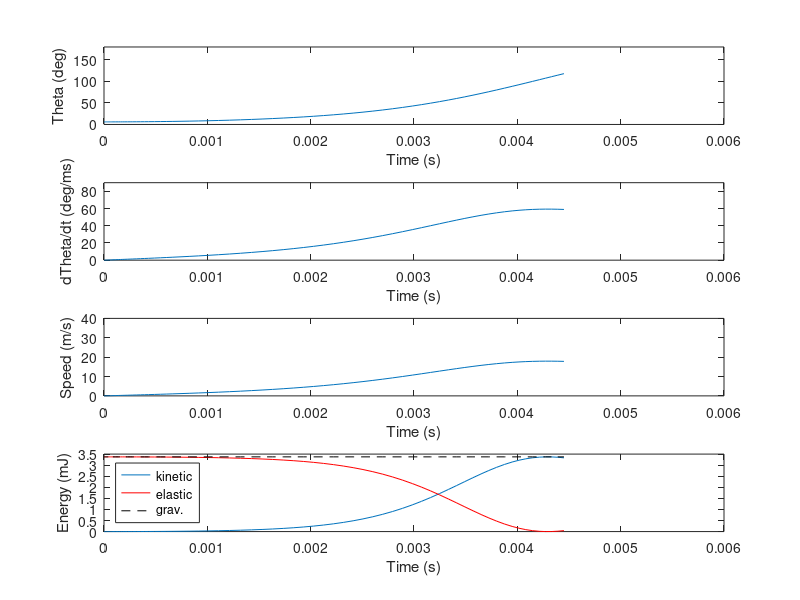

Source code (MATLAB):
function [d,p] = locust_model(p,visData,visAnimate)
% Numerical solutions to locust leg kicking model
% The angular position of the lever, theta, equals zero at rest
%
% Parmeter values ('leg' = tibia + tarsus)
%   leg mass = 24e-6 (Bennet-Clark, 1975)
%   leg diameter = 1.18e-3; (Bennet-Clark, 1975)
%   leg length = 30e-3; (Bennet-Clark, 1975)
%   k spring (estimate) = 1.2e4; (Bennet-Clark, 1975)
%   Shortening length = 1.02e-3; (Bennet-Clark, 1975)
%   In-lever length = 0.76e-3 (Heitler, 1974)
%   Initial angle btwn tendon & leg = 6 deg (Heitler, 1974)

if nargin < 2
    visData    = 1;
end

if nargin < 3
    visAnimate = 0;
end


%% Default parameters

if nargin < 1
    
    % Mass (kg)
    p.m = 21e-6;
    
    % Spring stiffness (N/m)
    p.k = 0.3e4;
    
    % Spring stretch -- initial spring length beyond resting length (m)
    p.L_s = 1.5e-3; % Makes and averge kick with  p.k = 0.3e4;
    %p.L_s = 0.97e-3; % Makes an 'average' kick with k = 0.73e4;
    %p.L_s = 1.2e-3; % Makes a 3 ms kick with k = 2e4
    
    % Distance btwn spring insertion and pivot (m)
    p.hIn = 1.50*0.76e-3;
    
    % Diameter of leg (m)
    p.leg_dia = 1.18e-3;
    
    % Length of leg (m)
    p.leg_len = 30e-3;
    
    % Initial angle of lever system (rad)
    p.theta0 = 6/180*pi;
    
    % Acceleration of gravity (m/s^2)
    p.g = 0*9.81;
    
    % Density of air (kg m^-3)
    p.rho = 0*1.2;
    
    % Dynamic viscosity of air (Pa s)
    p.mu = 1.845e-5;
    
    % Drag coefficient for a cylinder (dimensionless)
    p.Cd = 1.2;
    
    % Max excursion of theta (rad)
    p.max_theta = 200/180*pi;
end


%% Calculated parameters

% Position of base of spring
%p.pSpring = [p.hIn.*cos(p.theta0)-p.L_s p.hIn.*sin(p.theta0)];
%p.pSpring = [0 p.hIn.*sin(p.theta0)];


p.xJoint = p.L_s-p.hIn.*cos(p.theta0);

% Moment of inertia (kg m^2)
%p.I = (p.m/12) * (p.leg_len^2 + p.leg_dia^2);
p.I = (p.m/3) * (p.leg_len^2);

% Moment of water inertia (kg m^2)
p.I_water = pi/3 * p.rho * (p.leg_dia/2)^2 * p.leg_len^3;

% Length of out-lever (m)
p.hOut = sqrt(p.I/p.m);

% Drag product
p.drag_prod = (pi/4) * p.Cd * p.rho * (p.leg_dia/2) * p.leg_len^4;


%p.hOut
p.hIn/p.hOut

%% Non-dimensionalize parameters

% Constant to non-dimensionalize time
t_const = 1/sqrt(p.k/p.m);

% Specify global parameters that factor into governing equation
global I I_water hIn hOut k xJoint g drag_prod m leg_len max_theta

% Non-dimensionalize parameter values
m         = p.m/p.m;
I         = p.I/p.m/(p.hIn+p.hOut)^2;
I_water   = p.I_water/p.m/(p.hIn+p.hOut)^2;
drag_prod = p.drag_prod/p.m/(p.hIn+p.hOut)^2;
k         = p.k/p.m*t_const^2;
hIn       = p.hIn/(p.hIn+p.hOut);
hOut      = p.hOut/(p.hIn+p.hOut);
xJoint    = p.xJoint/(p.hIn+p.hOut);
g         = p.g/(p.hIn+p.hOut)*t_const^2;
leg_len   = p.leg_len/(p.hIn+p.hOut);
max_theta = p.max_theta;


%% Simulation parameters

tspan      = [0 100*10^-3]./t_const;
init_vals  = [p.theta0; 0];
options    = odeset('Events',@evnts,'RelTol',1e-7);


%% Run simulation 

[t,X] = ode45(@gov_eqn,tspan,init_vals,options);

theta  = X(:,1);
Dtheta = X(:,2);


% Clear variables
clear X m k L_r hIn hOut pSpring

% Add dimensions
Dtheta = Dtheta ./ t_const;
t      = t .* t_const;

% Make sure sim ran for long enough
if t(end)==tspan(2)
    error('Evaluation time not set long enough')
end 

% Position of intersection of spring and lever
pIn  = [ p.xJoint+p.hIn*cos(theta)   p.hIn*sin(theta)];

% Position of center of intertia
pOut = [ p.xJoint-p.hOut*cos(theta)   -p.hOut*sin(theta)];

% Position of center of mass
pCOM = [ p.xJoint-p.leg_len/2*cos(theta) -p.leg_len/2*sin(theta)];

% Length of spring
%L  = pIn(:,1)-p.xSpring;
L = p.xJoint + p.hIn*cos(theta);

% Kinetic energy
E_kinetic = 0.5*(p.I+p.I_water).*Dtheta.^2;

% Elastic energy
E_potential = 0.5.*p.k.*L.^2;

% Gravitational potential energy
E_g = p.g*p.m.*(pCOM(:,2)-min(pCOM(:,2)));
tau_g = cross([pCOM zeros(length(pCOM),1)],...
        [zeros(length(pCOM),1) -p.m*p.g.*ones(length(pCOM),1) zeros(length(pCOM),1)]);
%E_g   = cumtrapz(abs(theta(1)-theta),abs(tau_g(:,3)));

% Drag torque
tau_drag = -p.drag_prod .* Dtheta .* abs(Dtheta);

% Drag energy
E_drag = cumtrapz([0; cumsum(abs(diff(theta(1)-theta)))],abs(tau_drag));

% Total energy
E_tot = E_kinetic + E_potential + E_g + E_drag;

% Re
Re = p.rho * p.leg_dia .* Dtheta .* p.leg_len ./ p.mu;

% Effective mechanical advantage
EMA = sin(theta).*(p.hIn/p.hOut);

% Velocity of center of inertia
v = Dtheta.*p.hOut;

clear t_const

if visData
    disp(' ')
    disp(['max rotation = ' num2str(max(Dtheta).*180/pi/1000) ' deg/ms'])
    disp(' ')
    % disp(' ')
    % disp(['vmax = ' num2str(max(v))])
    % disp(['Prediction = ' num2str(sqrt(p.k/p.m)*p.L_s)])
    % disp(' ')
    iMax = find(theta==max(theta),1,'first');
    disp(['Duration of kick = ' num2str(t(iMax)*1000) ' ms'])
    disp(' ')
    disp(['Range of theta = ' num2str(range(theta)*(180/pi)) ' deg'])
    disp(' ')
end


%% Analytical approximation

%const       = sin(20/180*pi);         
% theta_ana =  p.L_s/p.hIn + (-p.L_s + p.hIn*p.theta0)/p.hIn ...
%             .* cos(sqrt(const*p.k/p.m)*(p.hIn/p.hOut).*t);
%         
% Dtheta_ana = sqrt(const*p.k/p.m) .* (p.L_s - p.hIn.*p.theta0)/p.hOut ...
%             .* sin(sqrt(const*p.k/p.m)*(p.hIn/p.hOut).*t);

hIn_const = p.hIn*sin(30/180*pi);

theta_ana =  p.L_s/hIn_const + (-p.L_s + hIn_const.*p.theta0)/hIn_const ...
            .* cos(sqrt(p.k/p.m)*(hIn_const/p.hOut).*t);
        
% Dtheta_ana = sqrt(p.k/p.m) .* (p.L_s - hIn_const.*p.theta0)/p.hOut ...
%             .* sin(sqrt(p.k/p.m)*(hIn_const/p.hOut).*t);

lambda = pi/(p.hIn/p.hOut) * sqrt(p.m/p.k);

Dtheta_ana = p.L_s.*sqrt(p.k/p.m)/p.hOut .* (0.5-0.5.*cos(pi.*t./lambda));
        

%% Animate simulation

if visAnimate
    f = figure;
    set(f,'DoubleBuffer','on')
    
    for i = 1:length(t)
        plot([p.pSpring(1) pIn(i,1)],[p.pSpring(2) pIn(i,2)],'r',...
            [pIn(i,1) pOut(i,1)],[pIn(i,2) pOut(i,2)],'k');
        title(['t = ' num2str(t(i))])
        grid on
        xlim([-5e-3 5e-3])
        axis equal
        pause(.5)
        
    end
    
    close
end


%% Plot results

if visData
    figure;
    subplot(4,1,1)
    plot(t,theta.*(180/pi),'-')
%     hold on
%     plot(t,theta_ana.*(180/pi),'r--')
%     hold off
    %grid on
    xlabel('Time (s)')
    ylabel('Theta (deg)')
    %legend('numerical','analytical','Location','NorthWest')
xlim([0 6e-3])
ylim([0 180])
    
    subplot(4,1,2)
    plot(t,Dtheta.*(180/pi/1000),'-')
%     hold on
%     plot(t,Dtheta_ana.*(180/pi/1000),'r--')
%     hold off
    xlabel('Time (s)')
    ylabel('dTheta/dt (deg/ms)')
    %grid on
xlim([0 6e-3])
ylim([0 90])
    
    subplot(4,1,3)
    plot(t,v,'-')
    xlabel('Time (s)')
    ylabel('Speed (m/s)')
    %grid on
xlim([0 6e-3])
ylim([0 40])
    
    subplot(4,1,4)
    plot(t,E_kinetic.*1000,'-',t,E_potential.*1000,'r',t,E_tot.*1000,'k--')
%     hold on
%     plot(t,E_g.*1000,'g',t,E_drag.*1000,'m')
%     hold off
xlim([0 6e-3])
    
    %grid on
    ylabel('Energy (mJ)')
    xlabel('Time (s)')
    legend('kinetic','elastic','grav.','drag','total','Location','West')
    
%     figure;
%     subplot(3,1,1)
%     plot(t,Re)
%     ylabel('Re')
%     xlabel('time (s)')
%     
%     subplot(3,1,2)
%     plot(t,1./EMA)
%     ylabel('1/EMA')
%     xlabel('time (s)')
end


%% Return results

d.t = t;
d.p = p;
d.theta = theta;
d.Dtheta = Dtheta;
d.theta_ana = theta_ana;
d.Dtheta_ana = Dtheta_ana;
d.v = v;
d.EMA = EMA;
d.L_range = range(L);

if d.theta(end) >= p.max_theta
    d.hit_max = true;
else
    d.hit_max = false;
end


function dX = gov_eqn(t,X)
global I I_water hIn hOut k xJoint g drag_prod m leg_len

% Angle of lever system
theta  = X(1);

% Rate of angular rotation of lever system
Dtheta = X(2);

% Position of intersection of spring and lever
pIn  = [ xJoint+hIn*cos(theta)   hIn*sin(theta)];

% Position of center of intertia
pOut = [ xJoint-hOut*cos(theta)   -hOut*sin(theta)];

% Position of center of mass
pCOM = [ xJoint-leg_len/2*cos(theta) -leg_len/2*sin(theta)];

% Current length of spring
%L  = max([pIn(1)-pSpring(1) 0]);
%L  = pIn(1)-pSpring(1);
L = xJoint + hIn*cos(theta);

% Torque generated by spring
%tau_in = hIn*Fin.*sin(theta);
tau_spring = cross([pIn 0],[-k*L 0 0]);
%tau_spring = cross([0 hIn*sin(theta) 0],[-k*L 0 0]);

% Torque from weight
tau_g = cross([pCOM 0],[0 -m*g 0]);

% Torque from drag
tau_drag = -drag_prod .* Dtheta .* abs(Dtheta);

% Define output: rate of rotation
dX(1,1) = Dtheta;

% Define output: rotational acceleration
dX(2,1) = (tau_spring(3) + tau_g(3) + tau_drag)/(I + I_water);




function [value,isterminal,direction] = evnts(t,X)

% Define global variables to be used
global xJoint hIn max_theta

% Angle of lever system
theta  = X(1);

% Rate of angular rotation of lever system
Dtheta = X(2);

% Halts execution of the model
isterminal = 1;


% Current length of spring
L = xJoint + hIn*cos(theta);

if (theta>=max_theta) || (L<=0)
    value = 0;
    direction = 0;
else
    value = 1;
    direction = 1;
end

% %if hIn*cos(X(1))<pSpring(1)
% if X(2)<=0
%     value = 0;
%     direction = 0;
% elseif X(1) >=max_theta
%     value = 0;
%     direction = 0;
% else
%     value = 1;
%     direction = 1;
% end